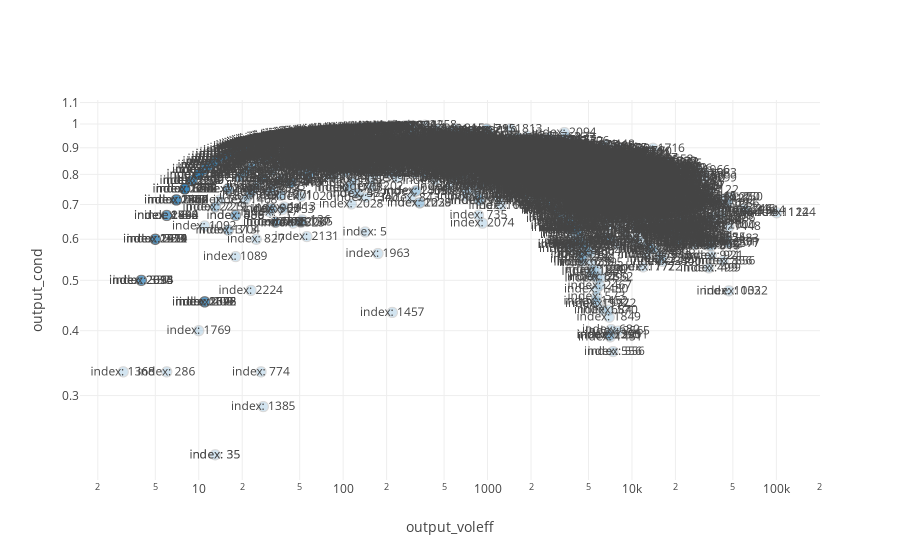
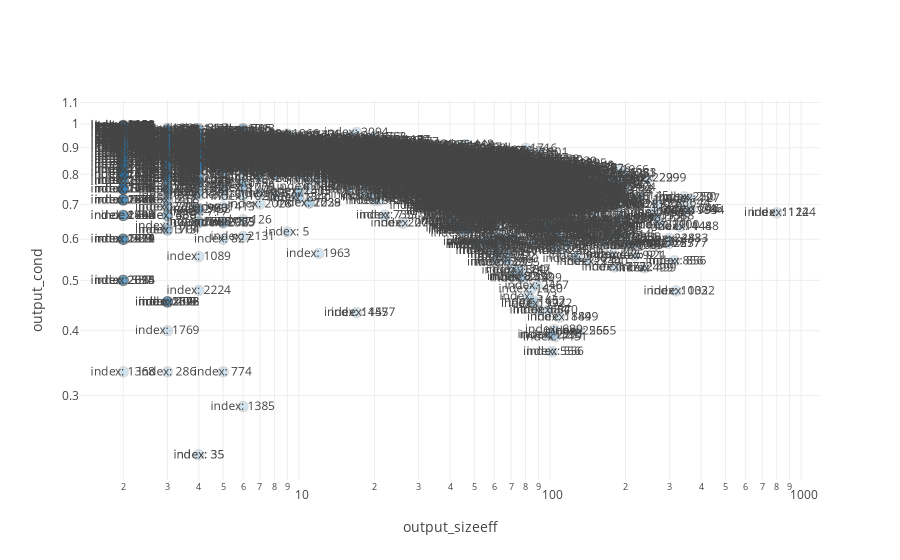
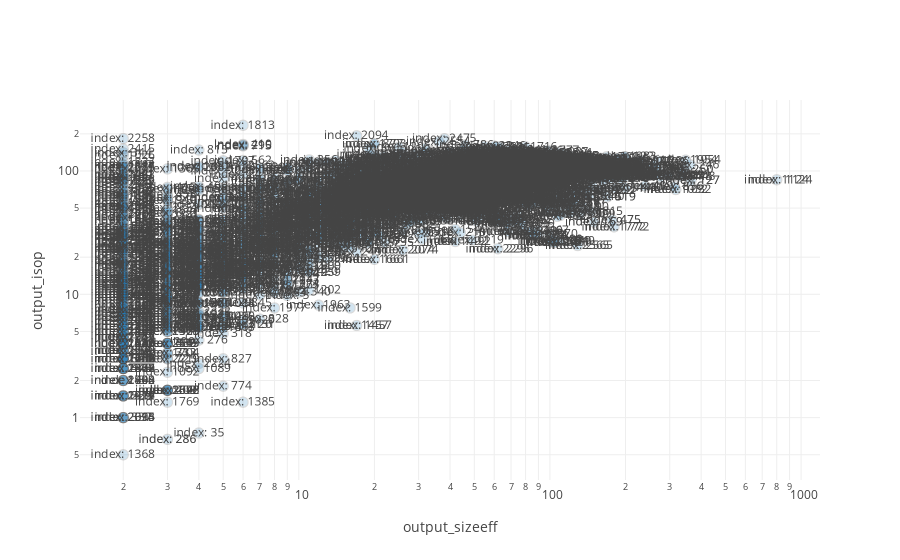

The code cell stored with these charts, in order, in its notebook:
### Code cell
ncp_plots = lgc.NCPPlots(ncp_instance)
fig1 = ncp_plots.cond_by_vol_itrv(alpha=0.2)
fig2 = ncp_plots.cond_by_size_itrv(alpha=0.2)
fig3 = ncp_plots.isop_by_size_itrv(alpha=0.2)

### Figure 1 — Plotly figure (JSON) as saved in the notebook; plotly's stock layout.template omitted (floating-point values rounded to 4 significant figures; data arrays with more than 128 entries replaced by an {"elided": "..."} marker saying what was removed)
{"data": [{"marker": {"line": {"width": 1}, "opacity": 0.2, "size": 10}, "mode": "markers+text", "name": "Points", "text": {"elided": "2579 str values"}, "type": "scattergl", "x": {"elided": "2579 int values"}, "y": {"elided": "2579 float values"}}, {"mode": "line+text", "name": "Line", "text": ["index: 35", "index: 1668", "index: 2438", "index: 2237", "index: 639", "index: 1972", "index: 2201", "index: 556", "index: 504", "index: 1909", "index: 2445", "index: 1772", "index: 475", "index: 268", "index: 2566", "index: 2136", "index: 2340", "index: 1922", "index: 358", "index: 2406", "index: 1927", "index: 668", "index: 708", "index: 1445", "index: 2402", "index: 1418", "index: 979", "index: 376", "index: 498", "index: 944", "index: 1230", "index: 1390", "index: 1835", "index: 499", "index: 792", "index: 921", "index: 1558", "index: 2100", "index: 1964", "index: 856", "index: 361", "index: 1032", "index: 250", "index: 246", "index: 1954", "index: 1124"], "type": "scattergl", "x": [13, 1242, 2948, 3807, 4557, 5762, 6994, 7394, 8920, 9793, 10531, 11957, 12651, 13691, 14847, 15394, 16257, 17616, 18424, 19828, 20831, 21262, 22568, 23964, 25020, 25822, 27091, 28062, 28398, 30065, 30962, 32145, 33130, 34067, 34997, 35508, 37428, 38625, 41651, 42923, 45707, 46933, 48696, 59242, 62289, 100625], "y": [0.2308, 0.6973, 0.6811, 0.576, 0.5422, 0.4516, 0.3923, 0.3646, 0.6159, 0.6011, 0.5911, 0.5308, 0.5611, 0.5743, 0.5712, 0.5506, 0.544, 0.6243, 0.612, 0.6109, 0.5916, 0.6366, 0.6148, 0.6114, 0.6306, 0.6083, 0.585, 0.5928, 0.6971, 0.6088, 0.6504, 0.6531, 0.6048, 0.5285, 0.5872, 0.5577, 0.6647, 0.6392, 0.6759, 0.5453, 0.5931, 0.4773, 0.724, 0.6855, 0.6816, 0.6748]}], "layout": {"showlegend": false, "xaxis": {"autorange": true, "title": "output_voleff", "type": "log"}, "yaxis": {"autorange": true, "title": "output_cond", "type": "log"}}}

### Figure 2 — Plotly figure (JSON) as saved in the notebook; plotly's stock layout.template omitted (floating-point values rounded to 4 significant figures; data arrays with more than 128 entries replaced by an {"elided": "..."} marker saying what was removed)
{"data": [{"marker": {"line": {"width": 1}, "opacity": 0.2, "size": 10}, "mode": "markers+text", "name": "Points", "text": {"elided": "2579 str values"}, "type": "scattergl", "x": {"elided": "2579 int values"}, "y": {"elided": "2579 float values"}}, {"mode": "line+text", "name": "Line", "text": ["index: 35", "index: 1457", "index: 735", "index: 2074", "index: 2067", "index: 459", "index: 521", "index: 639", "index: 82", "index: 1499", "index: 1972", "index: 684", "index: 556", "index: 1849", "index: 2566", "index: 2565", "index: 1909", "index: 2340", "index: 1815", "index: 1922", "index: 979", "index: 475", "index: 1772", "index: 1835", "index: 1009", "index: 921", "index: 792", "index: 2572", "index: 499", "index: 2299", "index: 1964", "index: 1558", "index: 361", "index: 2100", "index: 2577", "index: 2483", "index: 856", "index: 1032", "index: 1448", "index: 250", "index: 1954", "index: 246", "index: 1124"], "type": "scattergl", "x": [4, 17, 22, 26, 40, 49, 55, 61, 71, 78, 86, 90, 102, 109, 114, 129, 132, 143, 146, 159, 164, 177, 180, 193, 199, 217, 220, 228, 238, 245, 256, 263, 266, 276, 297, 299, 313, 317, 330, 343, 347, 363, 800], "y": [0.2308, 0.4338, 0.6674, 0.6443, 0.6515, 0.5935, 0.5712, 0.5422, 0.5092, 0.5049, 0.4516, 0.438, 0.3646, 0.4247, 0.5712, 0.3992, 0.6011, 0.544, 0.6102, 0.6243, 0.585, 0.5611, 0.5308, 0.6048, 0.5842, 0.5577, 0.5872, 0.6998, 0.5285, 0.7875, 0.6759, 0.6647, 0.5931, 0.6392, 0.5885, 0.6024, 0.5453, 0.4773, 0.6348, 0.724, 0.6816, 0.6855, 0.6748]}], "layout": {"showlegend": false, "xaxis": {"autorange": true, "title": "output_sizeeff", "type": "log"}, "yaxis": {"autorange": true, "title": "output_cond", "type": "log"}}}

### Figure 3 — Plotly figure (JSON) as saved in the notebook; plotly's stock layout.template omitted (floating-point values rounded to 4 significant figures; data arrays with more than 128 entries replaced by an {"elided": "..."} marker saying what was removed)
{"data": [{"marker": {"line": {"width": 1}, "opacity": 0.2, "size": 10}, "mode": "markers+text", "name": "Points", "text": {"elided": "2579 str values"}, "type": "scattergl", "x": {"elided": "2579 int values"}, "y": {"elided": "2579 float values"}}, {"mode": "line+text", "name": "Line", "text": ["index: 286", "index: 1457", "index: 1661", "index: 2074", "index: 2551", "index: 1492", "index: 402", "index: 2296", "index: 2237", "index: 183", "index: 1452", "index: 684", "index: 1451", "index: 1849", "index: 2135", "index: 2565", "index: 1909", "index: 2340", "index: 169", "index: 1922", "index: 519", "index: 475", "index: 1772", "index: 118", "index: 1445", "index: 921", "index: 792", "index: 145", "index: 499", "index: 2299", "index: 1964", "index: 1558", "index: 361", "index: 2100", "index: 2577", "index: 2483", "index: 856", "index: 1032", "index: 1448", "index: 250", "index: 1954", "index: 127", "index: 1124"], "type": "scattergl", "x": [3, 17, 20, 26, 39, 42, 51, 62, 68, 77, 86, 90, 105, 109, 121, 129, 132, 143, 150, 159, 169, 177, 180, 191, 200, 217, 220, 228, 238, 245, 256, 263, 266, 276, 297, 299, 313, 317, 330, 343, 347, 365, 800], "y": [0.6667, 5.588, 19.2, 22.85, 40.82, 26.79, 39.24, 23.4, 32.25, 34.84, 29.83, 30.59, 26.25, 27.12, 45.73, 24.83, 44.6, 61.84, 38.46, 69.17, 61.66, 40.11, 35.26, 86.59, 73.26, 91.26, 93.41, 107.6, 75.65, 102.9, 110.0, 94.6, 101.9, 89.46, 91.77, 91.47, 74.78, 70.67, 90.19, 102.8, 122.4, 83.41, 84.88]}], "layout": {"showlegend": false, "xaxis": {"autorange": true, "title": "output_sizeeff", "type": "log"}, "yaxis": {"autorange": true, "title": "output_isop", "type": "log"}}}
